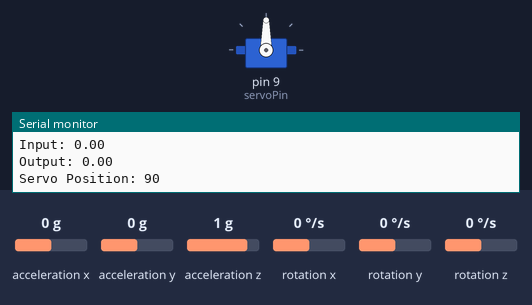
The sketch below on a simulated Arduino Uno, built with avr-gcc and run on an emulated ATmega328P. Shown: servo, the last lines printed to the serial monitor. Inputs (shaded band) come from the test bench; at power-on: acceleration y 0 g, acceleration x 0 g, acceleration z 1 g, rotation x 0 °/s, rotation y 0 °/s, rotation z 0 °/s.

Above: at 2.2 s.
2.3 s: acceleration y set to -1.4 g
At 3.1 s:
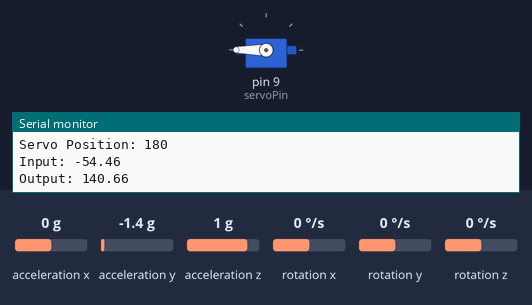
3.8 s: acceleration y set to 0.8 g
At 5.3 s:
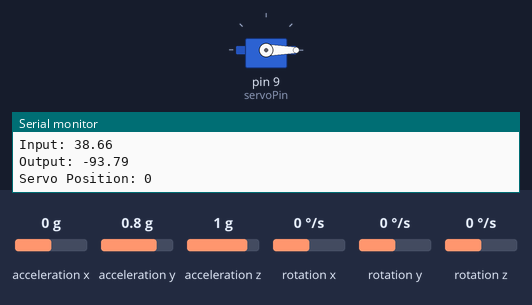
5.6 s: acceleration y set to -0.1 g
At 6.2 s:
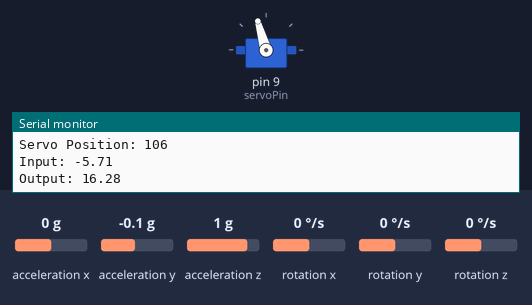
8.6 s: acceleration y set to 0.1 g
Timing chart, 0 to 45.3 s (numbered marks = the images above; inputs shaded):
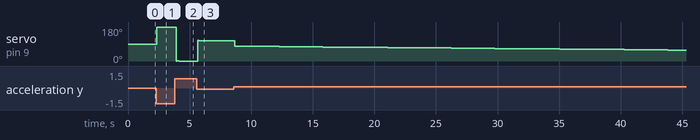

The sketch:

ControleParkinson.ino
```cpp
#include <Wire.h>
#include <Servo.h>
#include <MPU6050.h>

MPU6050 mpu;

Servo servoMotor;

const int servoPin = 9;  // Pino de controle do servo

// Parâmetros PID
double setpoint = 0;   // Ângulo desejado
double input, output;
double Kp = 2.5;        // Ganho proporcional
double Ki = 0.1;        // Ganho integral
double Kd = 0.01;       // Ganho derivativo

unsigned long currentTime, previousTime;
double elapsedTime;
double error, lastError;
double cumError, rateError;

void setup() {
  Serial.begin(9600);
  Wire.begin();
  mpu.initialize();

  servoMotor.attach(servoPin);
  servoMotor.write(90); // Posição inicial do servo
  delay(1000); // Aguarda o servo se posicionar

  previousTime = millis();
}

void loop() {
  int16_t ax, ay, az;
  mpu.getAcceleration(&ax, &ay, &az);

  // Calcula o ângulo de inclinação em relação ao eixo X
  input = atan2(ay, az) * (180.0 / M_PI);

  // Calcula o erro
  error = setpoint - input;

  currentTime = millis();
  elapsedTime = (double)(currentTime - previousTime) / 1000;

  // Calcula as componentes PID
  double P = Kp * error;
  cumError += error * elapsedTime;
  double I = Ki * cumError;
  rateError = (error - lastError) / elapsedTime;
  double D = Kd * rateError;

  // Calcula a saída PID
  output = P + I + D;

  // Ajusta a posição do servo com base na saída PID
  int servoPosition = constrain(90 + output, 0, 180);
  servoMotor.write(servoPosition);

  // Exibe as leituras para fins de depuração
  Serial.print("Input: ");
  Serial.println(input);
  Serial.print("Output: ");
  Serial.println(output);
  Serial.print("Servo Position: ");
  Serial.println(servoPosition);

  // Atualiza variáveis para a próxima iteração
  lastError = error;
  previousTime = currentTime;

  delay(100); // Aguarda um curto período para evitar leituras muito rápidas
}
```

Measured:
- after the input at 2.3 s, servo on pin 9 (servoPin): 90° → 180° after 0.05 s
- after the input at 3.8 s, servo on pin 9 (servoPin): 180° → 0° after 0.10 s, → 1° 0.10 s later, → 0° 0.10 s later
- after the input at 5.6 s, servo on pin 9 (servoPin): 0° → 110° after 0.06 s, → 106° 0.10 s later, → 107° 1.8 s later
